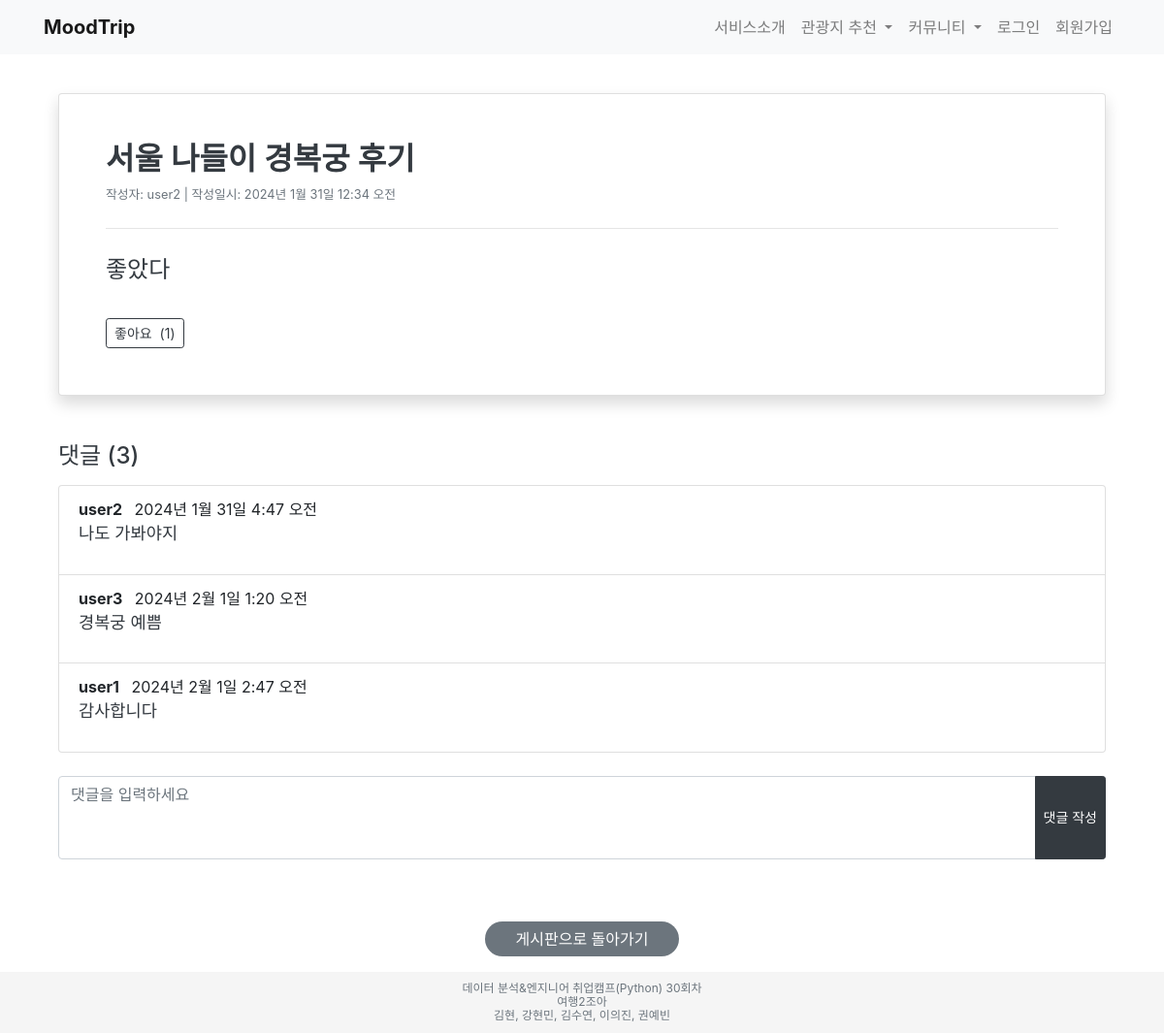
Screenshot of /Moodmatcher/community/post/13/ with the database file from the repository.
### Moodmatcher/models.py (models this page shows)
class Post(models.Model):
    title = models.CharField(max_length=200)
    content = models.TextField()
    author = models.ForeignKey(User, on_delete=models.CASCADE)
    created_at = models.DateTimeField(auto_now_add=True)
    updated_at = models.DateTimeField(auto_now=True)
    modified_at = models.DateTimeField(auto_now=True)
    views = models.PositiveIntegerField(default=0)
    category = models.CharField(max_length=20, default='community')  # 또는 'customer-service'로 설정
    likes = models.ManyToManyField(User, related_name='liked_posts')  # 여기서 related_name을 업데이트하세요
    new_likes = models.IntegerField(default=0)
    def save(self, *args, **kwargs):
        self.modified_at = timezone.now()
        return super().save(*args, **kwargs)

class Comment(models.Model):
    post = models.ForeignKey(Post, related_name='comments', on_delete=models.CASCADE)
    content = models.TextField()
    author = models.ForeignKey(User, on_delete=models.CASCADE)
    created_at = models.DateTimeField(auto_now_add=True)
    updated_at = models.DateTimeField(auto_now=True)

### Moodmatcher/views.py (the view)
# urls.py: path('<str:category>/post/<int:post_id>/', views.post_detail, name='post_detail'),
def post_detail(request, category, post_id):
    post = get_object_or_404(Post, id=post_id, category=category)
    comments = Comment.objects.filter(post=post)
    comment_form = CommentForm()
    post.views += 1
    post.save()
    return render(request, 'Moodmatcher/post_detail.html', {'post': post, 'comments': comments, 'comment_form': comment_form, 'category': category})

### Moodmatcher/forms.py
class CommentForm(forms.ModelForm):
    class Meta:
        model = Comment
        fields = ['content']
    def __init__(self, *args, **kwargs):
        super(CommentForm, self).__init__(*args, **kwargs)
        if 'instance' in kwargs:
            self.fields['content'].initial = kwargs['instance'].content

### Moodmatcher/templates/Moodmatcher/post_detail.html (shortened to what this page needs)
{% extends 'base.html' %}
{% block content %}
<div class="container mt-4">
    <div class="card shadow p-5">
      <h2 class="text-dark mb-3.5" style="font-weight: 600;">{{ post.title }}</h2>
      <div class="d-flex justify-content-between align-items-center">
        <p class="text-secondary small mb-0">작성자: {{ post.author.username }} | 작성일시: {{ post.created_at }}</p>
      </div>
      <hr class="my-4">
      <p class="text-dark" style="font-size: 1.5rem; text-align: left;">{{ post.content }}</p>
      <div class="d-flex justify-content-between align-items-center mt-3" style="margin-top: 50px;">
        <form method="post" action="{% url 'post_like' post_id=post.id %}">
          <button type="submit" class="btn btn-outline-dark btn-sm">
            좋아요 <span class="ml-1">({{ post.likes.count }})</span>
          </button>
        </form>
      </div>
    </div>
</div>
  <div class="container">
    <h3 class="text-dark mb-3" style="font-size: 1.5rem;">댓글 ({{ post.comments.count|default:0 }})</h3>
    <ul class="list-group">
      {% for comment in post.comments.all %}
        <li class="list-group-item">
          <div class="d-flex justify-content-between align-items-center">
            <div>
              <span class="font-weight-bold">{{ comment.author.username }}</span>
              <span class="ml-2">{{ comment.created_at }}</span>
            </div>
          </div>
          <p class="text-dark" style="font-size: 1.1rem;">{{ comment.content }}</p>
        </li>
      {% endfor %}
    </ul>
    <form method="post" action="{% url 'add_comment' post_id=post.id %}">
      <div class="mb-5">
        <div class="input-group">
          <textarea name="content" class="form-control rounded-3" rows="3" id="id_content" placeholder="댓글을 입력하세요" required></textarea>
          <div class="input-group-append">
            <button type="submit" class="btn btn-dark btn-sm">댓글 작성</button>
          </div>
        </div>
      </div>
    </form>
  </div>
  <div class="container mt-4">
    <div class="text-center">
      <a href="{% if category == 'community' %}{% url 'community' %}{% elif category == 'customer-service' %}{% url 'customer_service' %}{% endif %}" class="btn btn-secondary mt-3" style="width: 200px; font-size: 1rem; border-radius: 20px; background-color: #6c757d; color: white; border: none;">게시판으로 돌아가기</a>
    </div>
</div>
{% endblock %}

### Moodmatcher/templates/Moodmatcher/post_detail.html (style rules this page uses)
textarea { resize: none; }

### rows the page displays
Post: title "서울 나들이 경복궁 후기", author.username "user2", created_at "2024년 1월 31일 12:34 오전", content "좋았다", likes.count "1", comments.count "3"
Comment: author.username "user2", created_at "2024년 1월 31일 4:47 오전", content "나도 가봐야지"
Comment: author.username "user3", created_at "2024년 2월 1일 1:20 오전", content "경복궁 예쁨"
Comment: author.username "user1", created_at "2024년 2월 1일 2:47 오전", content "감사합니다"
